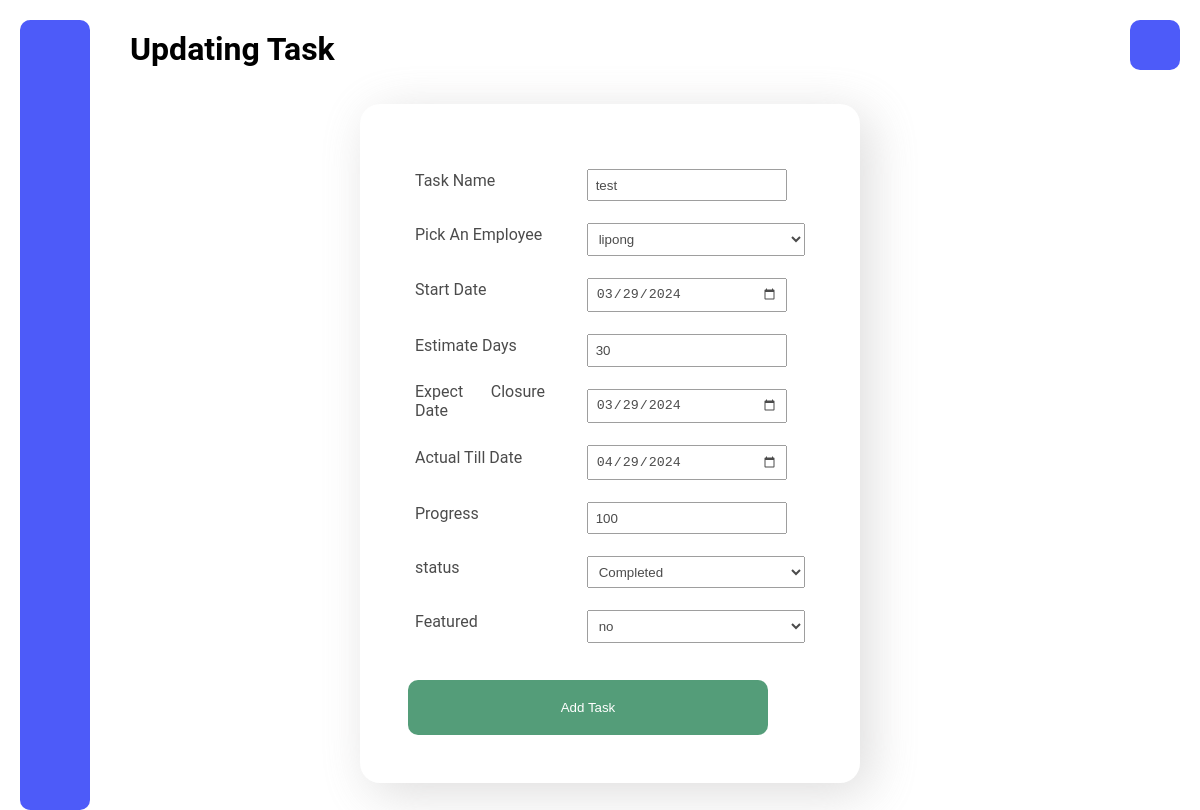
Page /updatetask.php?id=7 (signed in) on the committed database.
### tables this page shows
CREATE TABLE `tasklist` (
  `taskid` int(255) NOT NULL,
  `taskname` text NOT NULL,
  `assignedto` text NOT NULL,
  `stdate` date NOT NULL,
  `estimateday` int(255) NOT NULL,
  `expectclosuredate` date NOT NULL,
  `actualtildate` date NOT NULL,
  `progress` int(255) NOT NULL,
  `status` text NOT NULL,
  `featured` text NOT NULL
);

### updatetask.php (the view, shortened to what this page needs)
<?php
include 'header.php';
?>
<?php include 'sidebar.php'; ?>
<div class="head">
    <h1 style="margin:30px 0px 0 130px">Updating Task</h1>
</div>
<div class="addingtask">
    <form method="POST">
        <table>
            <?php
            if (isset($_GET['id'])) {
                $taskid = $_GET['id'];
                $sql_fetch = mysqli_query($con, "Select * from tasklist where taskid = $taskid");
                while ($task_row = mysqli_fetch_array($sql_fetch)) {
                    $assignedto = $task_row['assignedto'];
            ?>
                    <tr>
                        <td align="right">
                            <label for="taskname">Task Name</label>
                        </td>
                        <td align="left">
                            <input type="text" name="taskname" id="taskname" placeholder="Enter Task Name" value="<?php echo $task_row['taskname']; ?>"><br>
                        </td>
                    </tr>
                    <tr>
                        <td align="right">
                            <label for="Assigned">Pick An Employee</label>
                        </td>
                        <td align="left">
                            <select name="Assigned" id="Assigned">
                                <option value="<?php echo $assignedto ?>" selected><?php echo $assignedto ?></option>
                            </select>
                        </td>
                    </tr>
                    <tr>
                        <td align="right">
                            <label for="stdate">Start Date</label>
                        </td>
                        <td align="left">
                            <input type="date" name="stdate" id="stdate" value="<?php echo $task_row['stdate']; ?>">
                        </td>
                    </tr>
                    <tr>
                        <td align="right">
                            <label for="Estimate">Estimate Days</label>
                        </td>
                        <td align="left">
                            <input type="number" name="estday" id="estday" placeholder="How many days" value="<?php echo $task_row['estimateday']; ?>">
                        </td>
                    </tr>
                    <tr>
                        <td align=" right">
                            <label for="expdate">Expect Closure Date</label>
                        </td>
                        <td align="left">
                            <input type="date" name="expdate" id="expdate" value="<?php echo $task_row['expectclosuredate']; ?>"><br>
                        </td>
                    </tr>
                    <tr>
                        <td align="right">
                            <label for="actualdate">Actual Till Date</label>
                        </td>
                        <td align="left">
                            <input type="date" name="actualdate" id="actualdate" value="<?php echo $task_row['actualtildate']; ?>">
                        </td>
                    </tr>
                    <tr>
                        <td align="right">
                            <label for="progress">Progress</label>
                        </td>
                        <td align="left">
                            <input type="number" min="0" max="100" name="progress" id="progress" value="<?php echo $task_row['progress']; ?>">
                        </td>
                    </tr>
                    <tr>
                        <td align="right">
                            <label for="status">status</label>
                        </td>
                        <td align="left">
                            <select name="status" id="status">
                                <option value="<?php echo $task_row['status']; ?> selected"><?php echo $task_row['status']; ?></option>
                            </select>
                        </td>
                    </tr>
                    <tr>
                        <td align="right">
                            <label for="featured">Featured</label>
                        </td>
                        <td align="left">
                            <select name="featured" id="">
                                <option value="<?php echo $task_row['featured'] ?>" selected><?php echo $task_row['featured'] ?></option>
                            </select>
                        </td>
                    </tr>
            <?php
                }
            }
            ?>
        </table>
        <button type="submit" name="submit" class="btn-addtask">Add Task</button>
    </form>
</div>
<?php include 'footer.php' ?>

### style.css (style rules this page uses)
* { margin: 0; padding: 0; box-sizing: border-box; }
body { min-height: 100vh; background: #fff; }
table td { padding: 5px; text-align: center; }
.addingtask { background-color: #ffffff; box-shadow: 10px 10px 50px rgb(207, 206, 206); opacity: 0.7; width: 500px; height: auto; margin: 3% 0px 0px 30%; padding: 3em; border-radius: 20px; }
.addingtask form input { margin: 10px 0px 0px 30px; width: 200px; padding: 0.5em; }
.addingtask form select { margin: 10px 0px 0px 30px; width: 218px; padding: 0.5em; }
.addingtask form button { margin-top: 6px; background-color: #0d7541; border: none; color: white; padding: 20px; width: 360px; margin-top: 30px; border-radius: 10px; }
.addingtask td { text-align: justify; }
body { background-color: #ffffff; font-family: roboto; }

### rows in the picture
tasklist: taskname "test", Assigned "lipong", stdate "03/29/2024", estday "30", expdate "03/29/2024", actualdate "04/29/2024", progress "100", status "Completed", featured "no"
